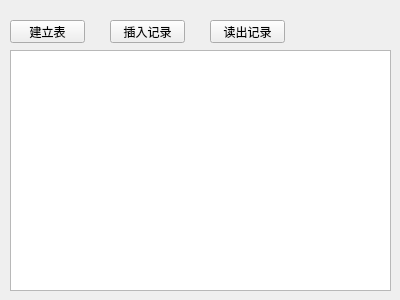
<?xml version="1.0" encoding="UTF-8"?>
<ui version="4.0">
 <class>Widget</class>
 <widget class="QWidget" name="Widget">
  <property name="geometry">
   <rect>
    <x>0</x>
    <y>0</y>
    <width>400</width>
    <height>300</height>
   </rect>
  </property>
  <property name="windowTitle">
   <string>Widget</string>
  </property>
  <widget class="QPushButton" name="pushButton">
   <property name="geometry">
    <rect>
     <x>10</x>
     <y>20</y>
     <width>75</width>
     <height>23</height>
    </rect>
   </property>
   <property name="text">
    <string>建立表</string>
   </property>
  </widget>
  <widget class="QPlainTextEdit" name="plainTextEdit">
   <property name="geometry">
    <rect>
     <x>10</x>
     <y>50</y>
     <width>381</width>
     <height>241</height>
    </rect>
   </property>
  </widget>
  <widget class="QPushButton" name="pushButton_2">
   <property name="geometry">
    <rect>
     <x>110</x>
     <y>20</y>
     <width>75</width>
     <height>23</height>
    </rect>
   </property>
   <property name="text">
    <string>插入记录</string>
   </property>
  </widget>
  <widget class="QPushButton" name="pushButton_3">
   <property name="geometry">
    <rect>
     <x>210</x>
     <y>20</y>
     <width>75</width>
     <height>23</height>
    </rect>
   </property>
   <property name="text">
    <string>读出记录</string>
   </property>
  </widget>
 </widget>
 <layoutdefault spacing="6" margin="11"/>
 <resources/>
 <connections/>
</ui>
